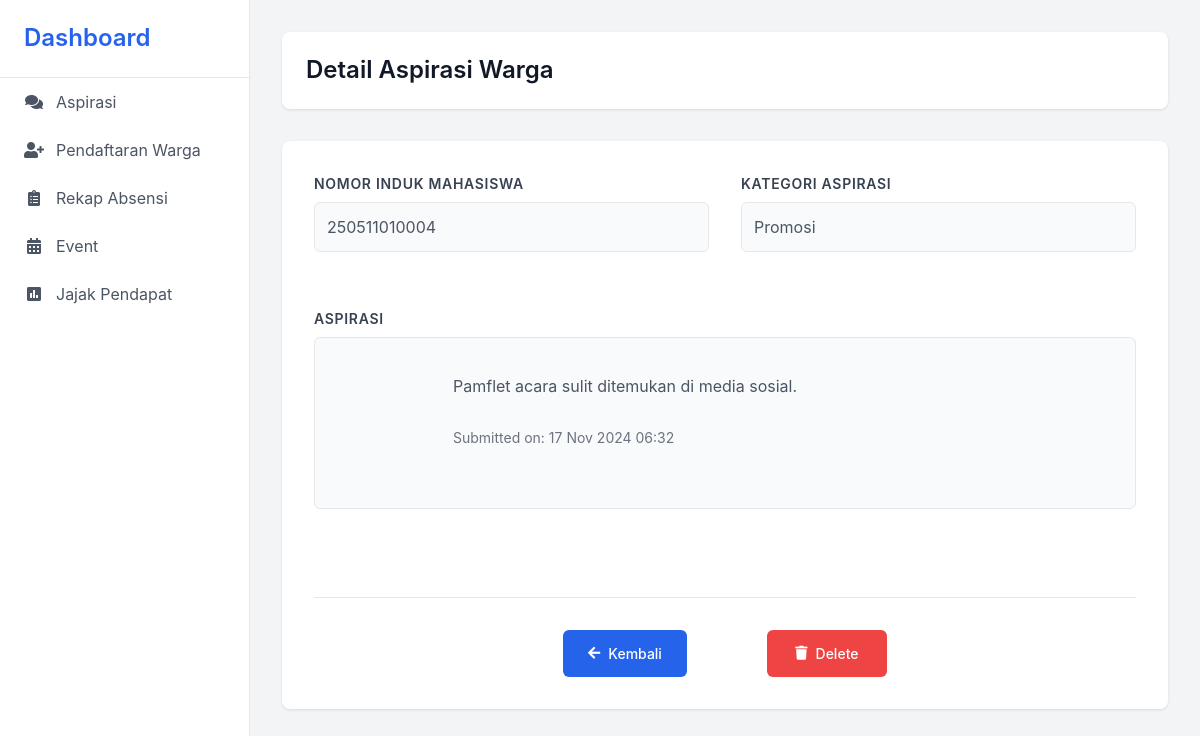
The page /app/ketua/RekapForm/detail_aspirasi.php?id=3 on the database its author committed.
### tables this page shows
CREATE TABLE `formulir_kepuasan` (
  `id_formulir` int(11) NOT NULL,
  `nim` varchar(12) DEFAULT NULL,
  `pesan` text DEFAULT NULL,
  `created_at` timestamp NOT NULL DEFAULT current_timestamp() ON UPDATE current_timestamp(),
  `kategori` varchar(255) DEFAULT NULL
);

### app/ketua/RekapForm/detail_aspirasi.php (the view, shortened to what this page needs)
<!DOCTYPE html>
<html lang="en">
<head>
    <link href="https://stackpath.bootstrapcdn.com/bootstrap/4.5.2/css/bootstrap.min.css" rel="stylesheet">
    <link href="https://cdnjs.cloudflare.com/ajax/libs/font-awesome/5.15.4/css/all.min.css" rel="stylesheet">
</head>
<body>
    <div class="sidebar">
        <div class="sidebar-header">
            <h4>Dashboard</h4>
        </div>
        <a href="aspirasi.php" class="nav-item active">
            <i class="fas fa-comments"></i>
            Aspirasi
        </a>
        <a href="#" class="nav-item">
            <i class="fas fa-user-plus"></i>
            Pendaftaran Warga
        </a>
        <a href="#" class="nav-item">
            <i class="fas fa-clipboard-list"></i>
            Rekap Absensi
        </a>
        <a href="#" class="nav-item">
            <i class="fas fa-calendar-alt"></i>
            Event
        </a>
        <a href="puas-kegiatan.php" class="nav-item">
            <i class="fas fa-poll"></i>
            Jajak Pendapat
        </a>
    </div>
    <div class="main-content">
        <?php
        $conn = new mysqli("localhost", "root", "", "asrama");
        $id = isset($_GET['id']) ? (int)$_GET['id'] : 0;
        $stmt = $conn->prepare("SELECT fk.*, w.nama, w.prodi
                               FROM formulir_kepuasan fk
                               LEFT JOIN warga w ON fk.nim = w.nim
                               WHERE fk.id_formulir = ?");
        $stmt->bind_param("i", $id);
        $stmt->execute();
        $result = $stmt->get_result();
        if ($aspirasi = $result->fetch_assoc()) {
        ?>
            <div class="page-header">
                <h1 class="page-title">Detail Aspirasi Warga</h1>
            </div>
            <div class="detail-card">
                <div class="detail-content">
                    <div class="detail-group">
                        <div class="detail-label">Nomor Induk Mahasiswa</div>
                        <div class="detail-value"><?php echo htmlspecialchars($aspirasi['nim']); ?></div>
                    </div>
                    <div class="detail-group">
                        <div class="detail-label">Kategori Aspirasi</div>
                        <div class="detail-value"><?php echo htmlspecialchars($aspirasi['kategori']); ?></div>
                    </div>
                    <div class="detail-group detail-aspirasi">
                        <div class="detail-label">Aspirasi</div>
                        <div class="detail-value">
                            <?php echo nl2br(htmlspecialchars($aspirasi['pesan'])); ?>
                            <div class="created-at">
                                Submitted on: <?php echo date('d M Y H:i', strtotime($aspirasi['created_at'])); ?>
                            </div>
                        </div>
                    </div>
                    <div class="detail-actions">
                        <a href="aspirasi.php" class="btn btn-action btn-back">
                            <i class="fas fa-arrow-left"></i>
                            Kembali
                        </a>
                        <a href="delete.php?id=<?php echo $id; ?>" class="btn btn-action btn-delete" onclick="return confirm('Are you sure you want to delete this aspirasi?')">
                            <i class="fas fa-trash"></i>
                            Delete
                        </a>
                    </div>
                </div>
            </div>
        <?php
        } else {
            echo '<div class="alert alert-danger">Aspirasi not found.</div>';
        }
        ?>
    </div>
</body>
</html>

### app/ketua/RekapForm/detail_aspirasi.php (style rules this page uses)
:root { --primary-color: #2563eb; --sidebar-width: 250px; --header-height: 60px; }
body { font-family: 'Inter', sans-serif; background-color: #f3f4f6; margin: 0; padding: 0; }
.sidebar { height: 100vh; width: var(--sidebar-width); background: white; position: fixed; left: 0; top: 0; border-right: 1px solid #e5e7eb; z-index: 1000; }
.sidebar-header { padding: 1.5rem; border-bottom: 1px solid #e5e7eb; }
.sidebar-header h4 { color: var(--primary-color); font-weight: 600; margin: 0; }
.nav-item { padding: 0.75rem 1.5rem; color: #4b5563; display: flex; align-items: center; text-decoration: none; transition: all 0.3s ease; }
.nav-item i { margin-right: 0.75rem; width: 20px; text-align: center; }
.main-content { margin-left: var(--sidebar-width); padding: 2rem; }
.page-header { background: white; padding: 1.5rem; border-radius: 0.5rem; box-shadow: 0 1px 3px rgba(0, 0, 0, 0.1); margin-bottom: 2rem; }
.page-title { font-size: 1.5rem; color: #111827; font-weight: 600; margin: 0; }
.detail-actions { display: flex; justify-content: center; gap: 5rem; margin-top: 2rem; padding-top: 2rem; border-top: 1px solid #e5e7eb; grid-column: span 2; }
.detail-card { background: white; border-radius: 0.5rem; box-shadow: 0 1px 3px rgba(0, 0, 0, 0.1); padding: 2rem; }
.btn-action { padding: 0.75rem 1.5rem; border-radius: 0.375rem; font-weight: 500; font-size: 0.875rem; display: flex; align-items: center; gap: 0.5rem; min-width: 120px; justify-content: center; }
.btn-back { background-color: var(--primary-color); color: white; }
.btn-delete { background-color: #ef4444; color: white; }
.detail-content { display: grid; grid-template-columns: repeat(2, 1fr); gap: 2rem; }
.detail-group { margin-bottom: 1.5rem; }
.detail-label { font-weight: 600; color: #374151; margin-bottom: 0.5rem; font-size: 0.875rem; text-transform: uppercase; letter-spacing: 0.05em; }
.detail-value { color: #4b5563; font-size: 1rem; line-height: 1.5; padding: 0.75rem; background-color: #f9fafb; border-radius: 0.375rem; border: 1px solid #e5e7eb; }
.detail-aspirasi { grid-column: span 2; }
.detail-aspirasi .detail-value { min-height: 150px; white-space: pre-wrap; }
.created-at { color: #6b7280; font-size: 0.875rem; margin-top: 0.5rem; }

### rows shown on the page
formulir_kepuasan: nim "250511010004", kategori "Promosi", pesan "Pamflet acara sulit ditemukan di media sosial.", created_at "17 Nov 2024 06:32"
